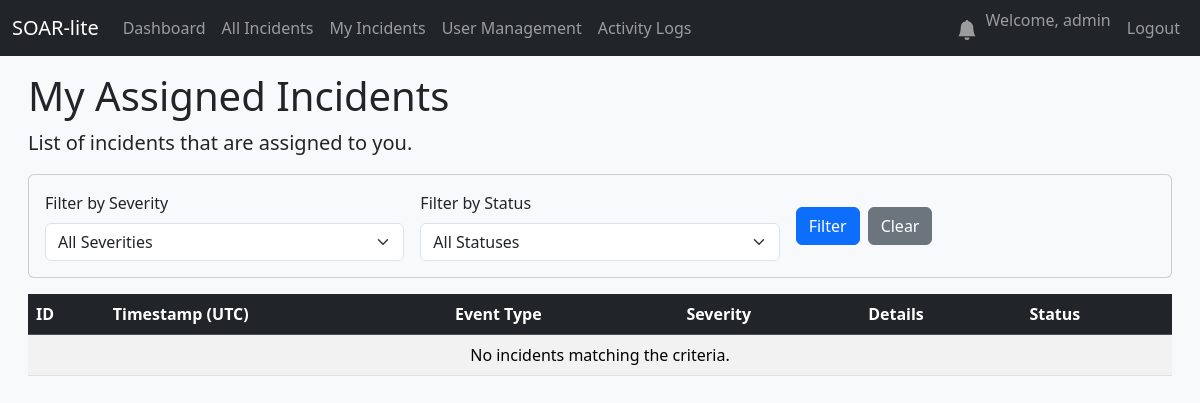
The app's page /my_incidents (signed in), older data.
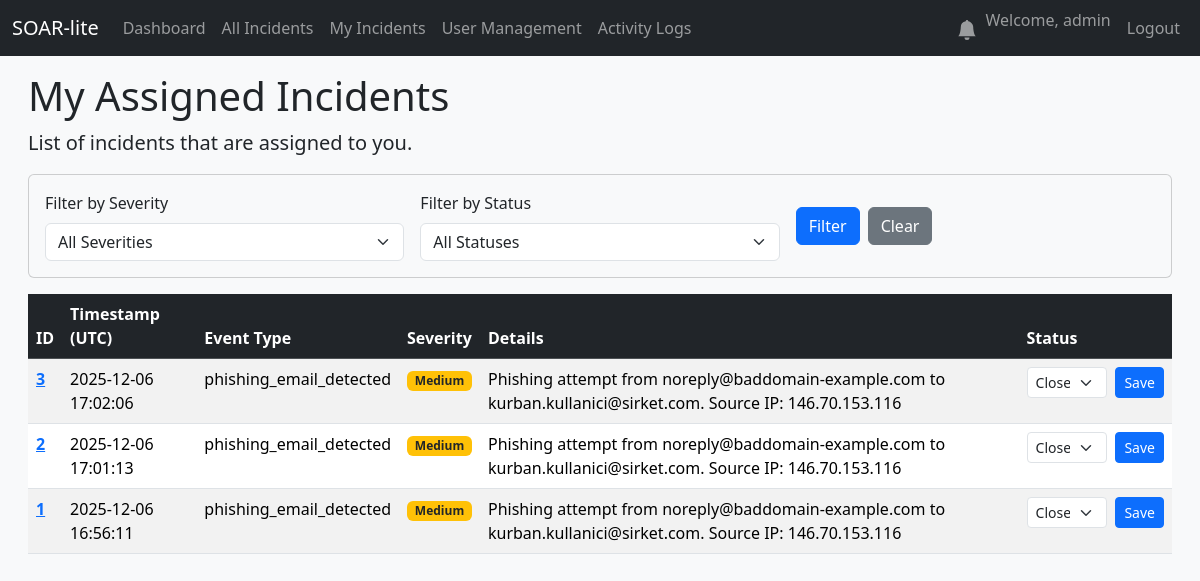
The same page, newer data.
### database.py (models this page shows, shortened)
class Incident(db.Model):
    id = db.Column(db.Integer, primary_key=True)
    created_at = db.Column(db.DateTime, default=datetime.utcnow)
    event_type = db.Column(db.String(100), nullable=False)
    severity = db.Column(db.String(50), nullable=False)
    details = db.Column(db.Text, nullable=True)
    status = db.Column(db.String(50), default='New')
    notes = db.relationship('Note', backref='incident', lazy=True, cascade="all, delete-orphan")
    closed_at = db.Column(db.DateTime, nullable=True) # Olay kapatıldığında doldurulacak
    vt_malicious_count = db.Column(db.Integer, nullable=True)
    vt_report_link = db.Column(db.String(255), nullable=True)
    mitre_technique_id = db.Column(db.String(20), nullable=True)
    mitre_technique_name = db.Column(db.String(100), nullable=True)
    suggested_firewall_rule = db.Column(db.Text, nullable=True) # Otomatik üretilen kural burada saklanacak
    assignee_id = db.Column(db.Integer, db.ForeignKey('user.id'), nullable=True)
    assignee = db.relationship('User', backref='incidents') # backref eklendi
    notes = db.relationship('Note', backref='incident', lazy=True, cascade="all, delete-orphan")
    observables = db.relationship('Observable', backref='incident', lazy=True, cascade="all, delete-orphan")
    action_logs = db.relationship('ActionLog', backref='incident', lazy=True, cascade="all, delete-orphan")

### app.py (the view)
@app.route('/my_incidents')
@login_required
def my_incidents():
    incidents = Incident.query.filter_by(assignee_id=current_user.id).order_by(Incident.created_at.desc()).all()
    return render_template('my_incidents.html', incidents=incidents)

### app.py (called while the page is built)
def create_app():
    app = Flask(__name__)
    app.config['SQLALCHEMY_DATABASE_URI'] = 'sqlite:///soar.db'
    app.config['SQLALCHEMY_TRACK_MODIFICATIONS'] = False
    app.config['SECRET_KEY'] = 'bunu-mutlaka-guvenli-ve-rastgele-bir-degerle-degistir'
    db.init_app(app)
    login_manager = LoginManager()
    login_manager.init_app(app)
    login_manager.login_view = 'login'
    @login_manager.user_loader
    def load_user(user_id):
        return db.session.get(User, int(user_id))
    with app.app_context():
        db.create_all()
        print("🗄️ Database tables created or already exist.")
    return app

@app.context_processor
def inject_notifications():
    if current_user.is_authenticated:
        unread_count = Notification.query.filter_by(user_id=current_user.id, is_read=False).count()
        return dict(unread_notifications=unread_count)
    return dict(unread_notifications=0)

### templates/my_incidents.html (shortened to what this page needs)
{% extends "base.html" %}
{% block content %}
    <h1>My Assigned Incidents</h1>
    <p class="lead">List of incidents that are assigned to you.</p>
    <div class="card bg-light mb-3">
        <div class="card-body">
            <form method="GET" action="{{ url_for('my_incidents') }}" class="row g-3 align-items-center">
                <div class="col-md-4">
                    <label for="severity" class="form-label">Filter by Severity</label>
                    <select name="severity" id="severity" class="form-select">
                        <option value="all" {% if not current_severity or current_severity == 'all' %}selected{% endif %}>All Severities</option>
                    </select>
                </div>
                <div class="col-md-4">
                    <label for="status" class="form-label">Filter by Status</label>
                    <select name="status" id="status" class="form-select">
                        <option value="all" {% if not current_status or current_status == 'all' %}selected{% endif %}>All Statuses</option>
                    </select>
                </div>
                <div class="col-md-4 d-flex align-items-end">
                    <button type="submit" class="btn btn-primary me-2">Filter</button>
                    <a href="{{ url_for('my_incidents') }}" class="btn btn-secondary">Clear</a>
                </div>
            </form>
        </div>
    </div>
    <div class="table-responsive">
        <table class="table table-striped table-hover">
            <thead class="table-dark">
                <tr>
                    <th scope="col">ID</th>
                    <th scope="col">Timestamp (UTC)</th>
                    <th scope="col">Event Type</th>
                    <th scope="col">Severity</th>
                    <th scope="col">Details</th>
                    <th scope="col">Status</th>
                </tr>
            </thead>
            <tbody>
                {% for incident in incidents %}
                <tr>
                    <th scope="row"><a href="{{ url_for('incident_detail', incident_id=incident.id) }}">{{ incident.id }}</a></th>
                    <td>{{ incident.created_at.strftime('%Y-%m-%d %H:%M:%S') }}</td>
                    <td>{{ incident.event_type }}</td>
                    <td>
                        {% if incident.severity == 'high' %}<span class="badge bg-danger">High</span>
                        {% elif incident.severity == 'medium' %}<span class="badge bg-warning text-dark">Medium</span>
                        {% else %}<span class="badge bg-info">{{ incident.severity|capitalize }}</span>{% endif %}
                    </td>
                    <td>{{ incident.details }}</td>
                    <td>
                        <form action="{{ url_for('update_status', incident_id=incident.id) }}" method="POST" class="d-flex">
                            <select name="status" class="form-select form-select-sm me-2">
                                <option value="Closed" {% if incident.status == 'Closed' %}selected{% endif %}>Closed</option>
                            </select>
                            <button type="submit" class="btn btn-primary btn-sm">Save</button>
                        </form>
                    </td>
                </tr>
                {% else %}
                <tr>
                    <td colspan="6" class="text-center">No incidents matching the criteria.</td>
                </tr>
                {% endfor %}
            </tbody>
        </table>
    </div>
{% endblock %}

Row changes from the older to the newer data that the page shows:
now on this page (row edited): Incident: id "3", created_at "2025-12-06 17:02:06", event_type "phishing_email_detected", severity "Medium", details "Phishing attempt from noreply@baddomain-example.com to kurban.kullanici@sirket.com. Source IP: 146.70.153.116", status "Closed"
now on this page (row edited): Incident: id "2", created_at "2025-12-06 17:01:13", event_type "phishing_email_detected", severity "Medium", details "Phishing attempt from noreply@baddomain-example.com to kurban.kullanici@sirket.com. Source IP: 146.70.153.116", status "Closed"
now on this page (row edited): Incident: id "1", created_at "2025-12-06 16:56:11", event_type "phishing_email_detected", severity "Medium", details "Phishing attempt from noreply@baddomain-example.com to kurban.kullanici@sirket.com. Source IP: 146.70.153.116", status "Closed"
Text that changed along with them:
text no longer shown: "No incidents matching the criteria."
